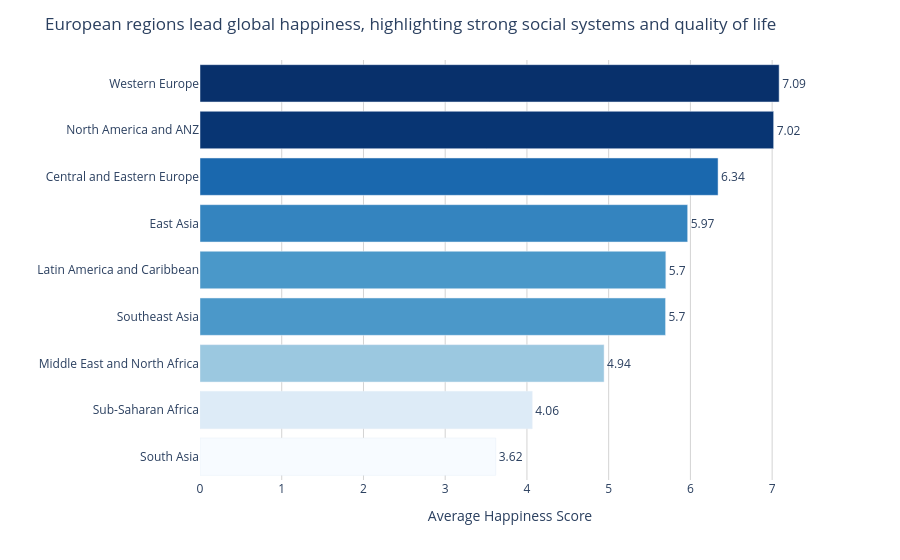

The code cell stored with this chart in its notebook:
### Code cell
# Task 1: Regional comparison bar chart
# -------------------------------------

# Step 1: Compute average happiness score by region
region_avg = (df.groupby('Region')['Happiness_Score']
              .mean()
              .reset_index()
              .sort_values('Happiness_Score'))  # sort for horizontal bar

print(region_avg)

# Step 2: Build your chart
# YOUR CODE HERE

fig = px.bar(
    region_avg,
    x='Happiness_Score',
    y='Region',
    orientation='h',
    text=region_avg['Happiness_Score'].round(2),
    color='Happiness_Score',
    color_continuous_scale='Blues'
)

# Ensuring zero baseline
fig.update_xaxes(range=[0, region_avg['Happiness_Score'].max() + 0.5])

# Improve layout (professional look)
fig.update_layout(
    title='European regions lead global happiness, highlighting strong social systems and quality of life',
    xaxis_title='Average Happiness Score',
    yaxis_title='',
    plot_bgcolor='white',
    paper_bgcolor='white',
    font=dict(size=12),
    coloraxis_showscale=False
)

# Clean gridlines
fig.update_xaxes(showgrid=True, gridcolor='lightgrey')
fig.update_yaxes(showgrid=False)

# Make text readable
fig.update_traces(textposition='outside')

fig.show()

### Figure 1 — Plotly figure (JSON) as saved in the notebook; plotly's stock layout.template omitted (floating-point values rounded to 4 significant figures)
{"data": [{"hovertemplate": "Happiness_Score=%{marker.color}<br>Region=%{y}<br>text=%{text}<extra></extra>", "legendgroup": "", "marker": {"color": [3.618, 4.065, 4.943, 5.695, 5.699, 5.966, 6.338, 7.018, 7.086], "coloraxis": "coloraxis", "pattern": {"shape": ""}}, "name": "", "orientation": "h", "showlegend": false, "text": [3.62, 4.06, 4.94, 5.7, 5.7, 5.97, 6.34, 7.02, 7.09], "textposition": "outside", "type": "bar", "x": [3.618, 4.065, 4.943, 5.695, 5.699, 5.966, 6.338, 7.018, 7.086], "xaxis": "x", "y": ["South Asia", "Sub-Saharan Africa", "Middle East and North Africa", "Southeast Asia", "Latin America and Caribbean", "East Asia", "Central and Eastern Europe", "North America and ANZ", "Western Europe"], "yaxis": "y"}], "layout": {"barmode": "relative", "coloraxis": {"colorbar": {"title": {"text": "Happiness_Score"}}, "colorscale": [[0, "rgb(247,251,255)"], [0.125, "rgb(222,235,247)"], [0.25, "rgb(198,219,239)"], [0.375, "rgb(158,202,225)"], [0.5, "rgb(107,174,214)"], [0.625, "rgb(66,146,198)"], [0.75, "rgb(33,113,181)"], [0.875, "rgb(8,81,156)"], [1, "rgb(8,48,107)"]], "showscale": false}, "font": {"size": 12}, "legend": {"tracegroupgap": 0}, "margin": {"t": 60}, "paper_bgcolor": "white", "plot_bgcolor": "white", "title": {"text": "European regions lead global happiness, highlighting strong social systems and quality of life"}, "xaxis": {"anchor": "y", "domain": [0, 1], "gridcolor": "lightgrey", "range": [0, 7.586], "showgrid": true, "title": {"text": "Average Happiness Score"}}, "yaxis": {"anchor": "x", "domain": [0, 1], "showgrid": false, "title": {"text": ""}}}}
